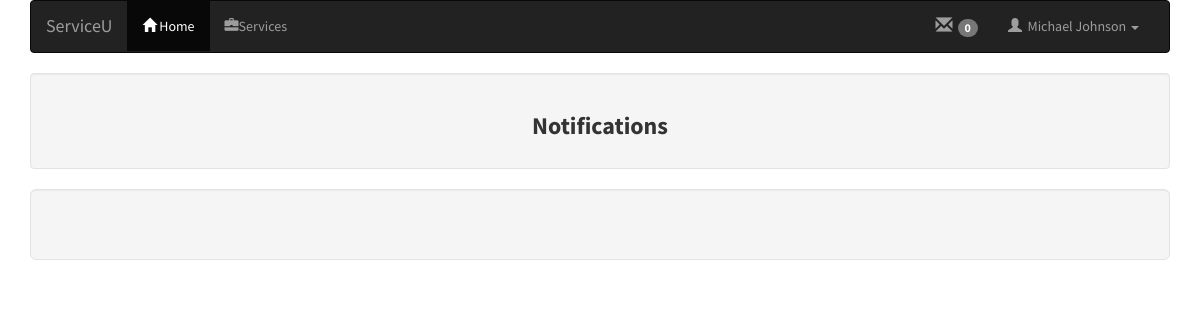
/notifications.php (signed in), run on an earlier commit of the app's database.
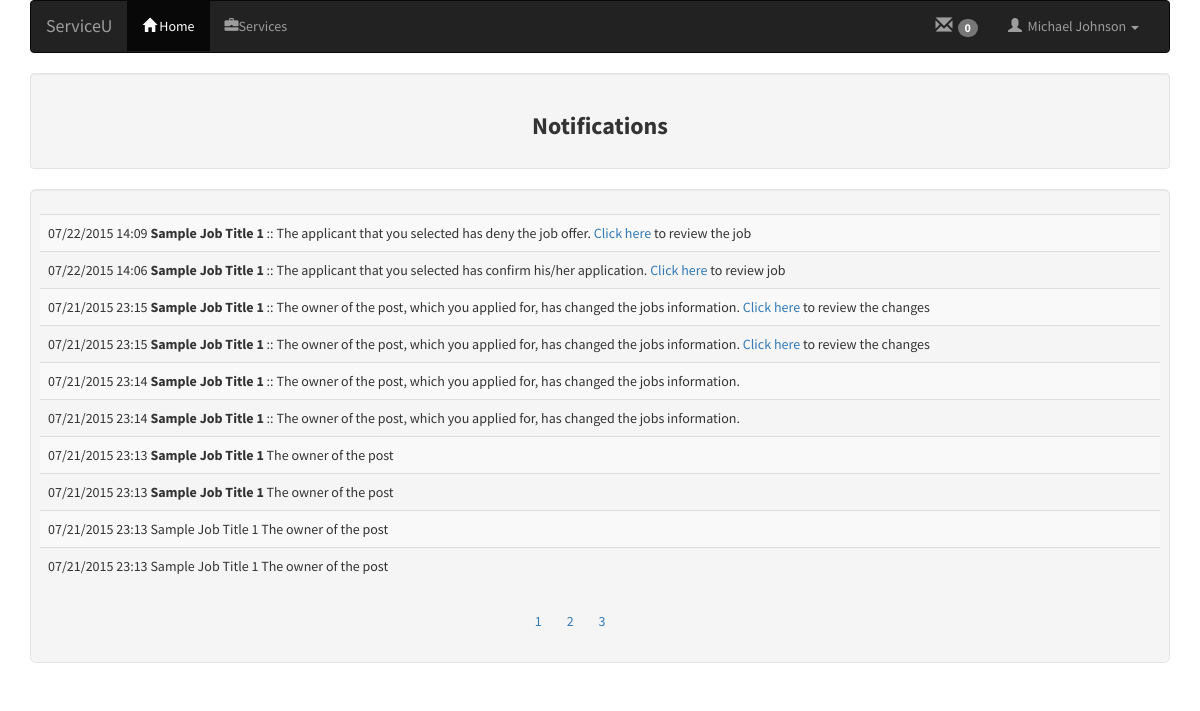
And on a later commit of the database.
### tables this page shows
CREATE TABLE IF NOT EXISTS `usertable` (
  `userID` int(8) NOT NULL AUTO_INCREMENT,
  `email` varchar(35) NOT NULL DEFAULT '',
  `firstName` varchar(20) NOT NULL,
  `lastName` varchar(20) NOT NULL,
  `userPhone` varchar(20) DEFAULT NULL,
  `password` varchar(20) NOT NULL,
  `verify` tinyint(1) NOT NULL DEFAULT '0',
  `degree` int(1) NOT NULL DEFAULT '0',
  `skill` varchar(300) NOT NULL DEFAULT 'na',
  `interest` varchar(300) NOT NULL DEFAULT 'na',
  `rate` int(1) NOT NULL DEFAULT '0',
  `verificationCode` varchar(10) NOT NULL,
  PRIMARY KEY (`email`),
  UNIQUE KEY `userID` (`userID`)
);

CREATE TABLE IF NOT EXISTS `alertstable` (
  `email` varchar(35) NOT NULL,
  `alertTime` datetime NOT NULL DEFAULT CURRENT_TIMESTAMP,
  `orderNum` int(3) NOT NULL AUTO_INCREMENT,
  `message` varchar(600) NOT NULL,
  PRIMARY KEY (`orderNum`)
);

### DatabaseFunctions.php (called while the page is built, shortened)
<?php
$con=mysqli_connect("localhost","root","","serviceu");
function getFullName($userEmail){
    global $con;
    $query = "SELECT firstName, lastName FROM userTable
              WHERE email = '$userEmail'";
    $result = mysqli_query($con, $query);
    $row = mysqli_fetch_assoc($result);
    return $row['firstName'] . " " . $row['lastName'];
}
function getTotalNotifications($userEmail){
    global $con;
    $query = "SELECT COUNT(*) as total FROM alertsTable WHERE email='$userEmail'";
    $result = mysqli_query($con, $query);
    $row = mysqli_fetch_Assoc($result);
    return $row['total'];
}
function getNotifications($userEmail, $start_from){
    global $con;
    $query = "SELECT * FROM alertsTable WHERE email='$userEmail' ORDER BY orderNum DESC LIMIT $start_from, 10";
    $result = mysqli_query($con, $query);
    return $result;
}
function countMyNewMesssages($userEmail)
{
    global $con;
    $query = "SELECT COUNT(*) as total FROM sendertable WHERE recipientEmail='$userEmail' AND newMessage='Yes'";
    $result = mysqli_query($con, $query);
    $row = mysqli_fetch_assoc($result);
    return $row['total'];
}
?>

### notifications.php (the view, shortened to what this page needs)
<!DOCTYPE html>
<?php
    include("DatabaseFunctions.php");
?>
<?php
    if (!isset($_SESSION["loginEmail"]))
    {
        header("location: index.php");
        exit();
    }
    else{
       $userEmail = $_SESSION["loginEmail"];
    }
    if (isset($_GET["page"])) {
        $page  = $_GET["page"];
    } else {
        $page=1;
    }
?>
<html lang="en">
<head>
    <link href="css/bootstrap.min.css" rel="stylesheet">
    <link href="css/bootstrap.css" rel="stylesheet">
    <link href="css/stylish-portfolio.css" rel="stylesheet">
    <link href="font-awesome/css/font-awesome.min.css" rel="stylesheet" type="text/css">
</head>
<body>
    <?php include 'navigationbar.php' ?>
<div class="container">
<div class="well text-center">
    <h3><strong>Notifications</strong></h3>
</div>
<div class="row">
    <div class="col-md-12">
    <div class="well well-lg">
            <div class="row">
                <table class="table table-striped">
                    <?php
                    $start_from = ($page-1) * 10;
                    $rs_result = getNotifications($userEmail, $start_from);
                    while ($row = mysqli_fetch_assoc($rs_result)) {
                             echo '<tr>';
                            echo "<td>";
                            $date = date_create( $row['alertTime']);
                            echo date_format($date, 'm/d/Y  H:i ');
                            echo $row['message'];
                            echo "</td></tr>";
                        }
                    echo "</table>";
                    $nroNotifications = getTotalNotifications($userEmail);
                    $total_pages = ceil($nroNotifications / 10);
?>
                    <div class="col-md-2 col-md-offset-5">
                    <?php
                    for ($i=1; $i<=$total_pages; $i++) {
                        ?>
                        <div class="btn-group" role="group">
                        <?php
                                echo "<a class=\"btn btn-mini\" href='notifications.php?page=".$i."'>".$i."</a> ";
                    }
 ?>
                        </div>
                    </div>
            </div>
        </div>
</div>
</body>
</html>

### navigationbar.php (shortened to what this page needs)
   <div class="container">
     <nav role="navigation" class="navbar navbar-inverse">
        <div class="navbar-header">
            <a href="#" class="navbar-brand">ServiceU</a>
        </div>
        <div id="navbarCollapse" class="collapse navbar-collapse">
            <ul class="nav navbar-nav">
                <li class="active"><a href="services.php"><span class="glyphicon glyphicon-home"></span> Home</a></li>
                <li><a href="#"><span class="glyphicon glyphicon-briefcase"></span>Services</a></li>
            </ul>
            <ul class="nav navbar-nav pull-right">
            <li><a href="inbox.php"> <span style="font-size: 17px; margin-right: 5px;" class="glyphicon glyphicon-envelope"></span><span class="badge">
                <?php
                   if(empty(countMyNewMesssages($userEmail)))
                      echo 0;
                    else
                      echo '<span style="color: #37FF00;">' . countMyNewMesssages($userEmail) . '</span>';
                ?>
                </span></a></li>
            <li class="dropdown">
                <a href="#" data-toggle="dropdown"> <span class="glyphicon glyphicon-user"></span>&nbsp <?php echo getFullName($userEmail); ?>
                <span class="caret"</span></a>
            </li>
            </ul>
        </div>
    </nav>
</div>

### css/stylish-portfolio.css (style rules this page uses)
html, body { width: 100%; height: 100%; }
body { font-family: "Source Sans Pro","Helvetica Neue",Helvetica,Arial,sans-serif; }

What changed in the data, as far as the page shows it:
added alertstable: alertTime "07/22/2015 14:09", message "Sample Job Title 1 :: The applicant that you selected has deny the job offer. Click here to review the job"
added alertstable: alertTime "07/22/2015 14:06", message "Sample Job Title 1 :: The applicant that you selected has confirm his/her application. Click here to review job"
added alertstable: alertTime "07/21/2015 23:15", message "Sample Job Title 1 :: The owner of the post, which you applied for, has changed the jobs information. Click here to review the changes"
added alertstable: alertTime "07/21/2015 23:15", message "Sample Job Title 1 :: The owner of the post, which you applied for, has changed the jobs information. Click here to review the changes"
added alertstable: alertTime "07/21/2015 23:14", message "Sample Job Title 1 :: The owner of the post, which you applied for, has changed the jobs information."
added alertstable: alertTime "07/21/2015 23:14", message "Sample Job Title 1 :: The owner of the post, which you applied for, has changed the jobs information."
added alertstable: alertTime "07/21/2015 23:13", message "Sample Job Title 1 The owner of the post"
added alertstable: alertTime "07/21/2015 23:13", message "Sample Job Title 1 The owner of the post"
added alertstable: alertTime "07/21/2015 23:13", message "Sample Job Title 1 The owner of the post"
added alertstable: alertTime "07/21/2015 23:13", message "Sample Job Title 1 The owner of the post"
Also different on the page:
new list line: "1"
new list line: "2"
new list line: "3"
